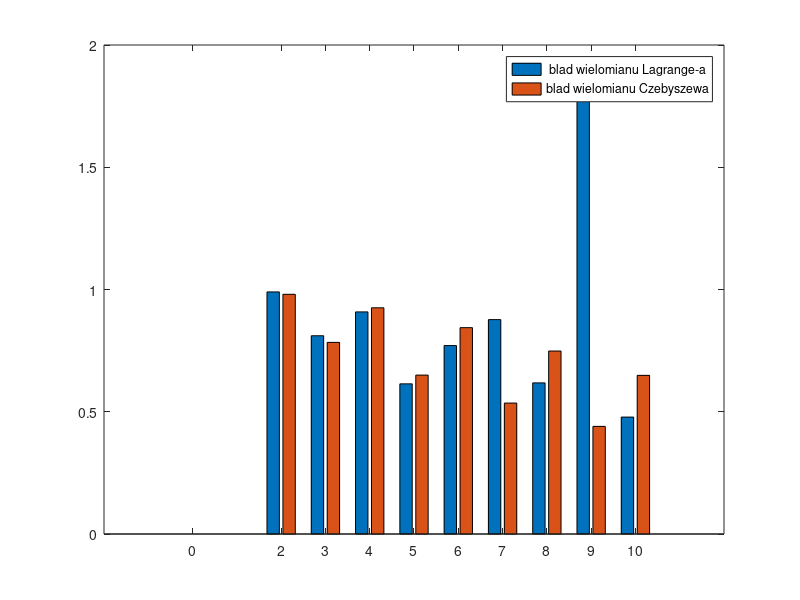

Write the MATLAB code that produced this figure.
for m=2:10 n=m-1;a=-1;b=1;step1=(b-a)/n;x=a:step1:b;y=1./(1+100.*x.*x);for i=0:n xc(i+1)=cos((2*i+1)*pi/(2*n+2)); end;yc=1./(1+100.*xc.*xc);step2=(b-a)/100;xt=a:step2:b;wn=polyfit(x,y,n);wnc=polyfit(xc,yc,n);ywn=polyval(wn,xt);ywnc=polyval(wnc,xt);err=abs(ywn-1./(1+100.*xt.*xt));errc=abs(ywnc-1./(1+100.*xt.*xt));degr(m)=m;error(m,1)=max(err);error(m,2)=max(errc);end; bar(degr,error);legend(' blad wielomianu Lagrange-a','blad wielomianu Czebyszewa');